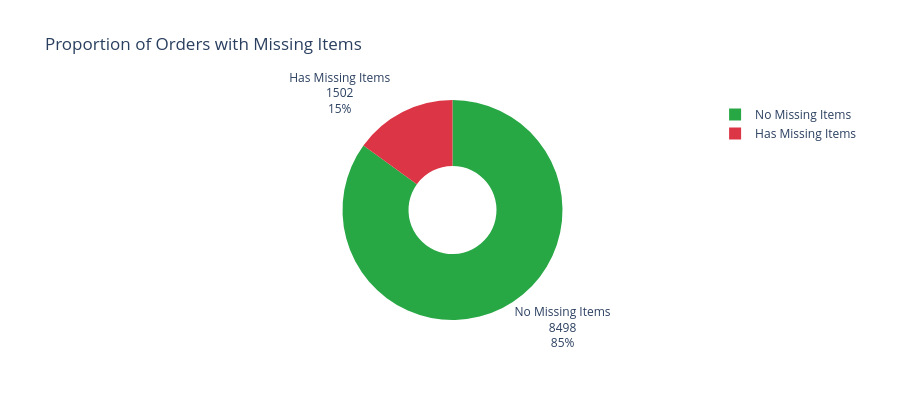

The cell this chart's notebook holds for it:
### Code cell
# Orders with vs without missing items
missing_counts = orders['has_missing'].value_counts()
labels = ['No Missing Items', 'Has Missing Items']
colors = ['#28A745', '#DC3545']

fig = px.pie(
    values=[missing_counts.get(False, 0), missing_counts.get(True, 0)], 
    names=labels,
    title='Proportion of Orders with Missing Items',
    color_discrete_sequence=colors,
    hole=0.4
)
fig.update_traces(textposition='outside', textinfo='percent+label+value')
fig.update_layout(height=400)
fig.show()

### Figure 1 — Plotly figure (JSON) as saved in the notebook; plotly's stock layout.template omitted (floating-point values rounded to 4 significant figures)
{"data": [{"domain": {"x": [0, 1], "y": [0, 1]}, "hole": 0.4, "hovertemplate": "label=%{label}<br>value=%{value}<extra></extra>", "labels": ["No Missing Items", "Has Missing Items"], "legendgroup": "", "name": "", "showlegend": true, "textinfo": "percent+label+value", "textposition": "outside", "type": "pie", "values": [8498, 1502]}], "layout": {"height": 400, "legend": {"tracegroupgap": 0}, "piecolorway": ["#28A745", "#DC3545"], "title": {"text": "Proportion of Orders with Missing Items"}}}
